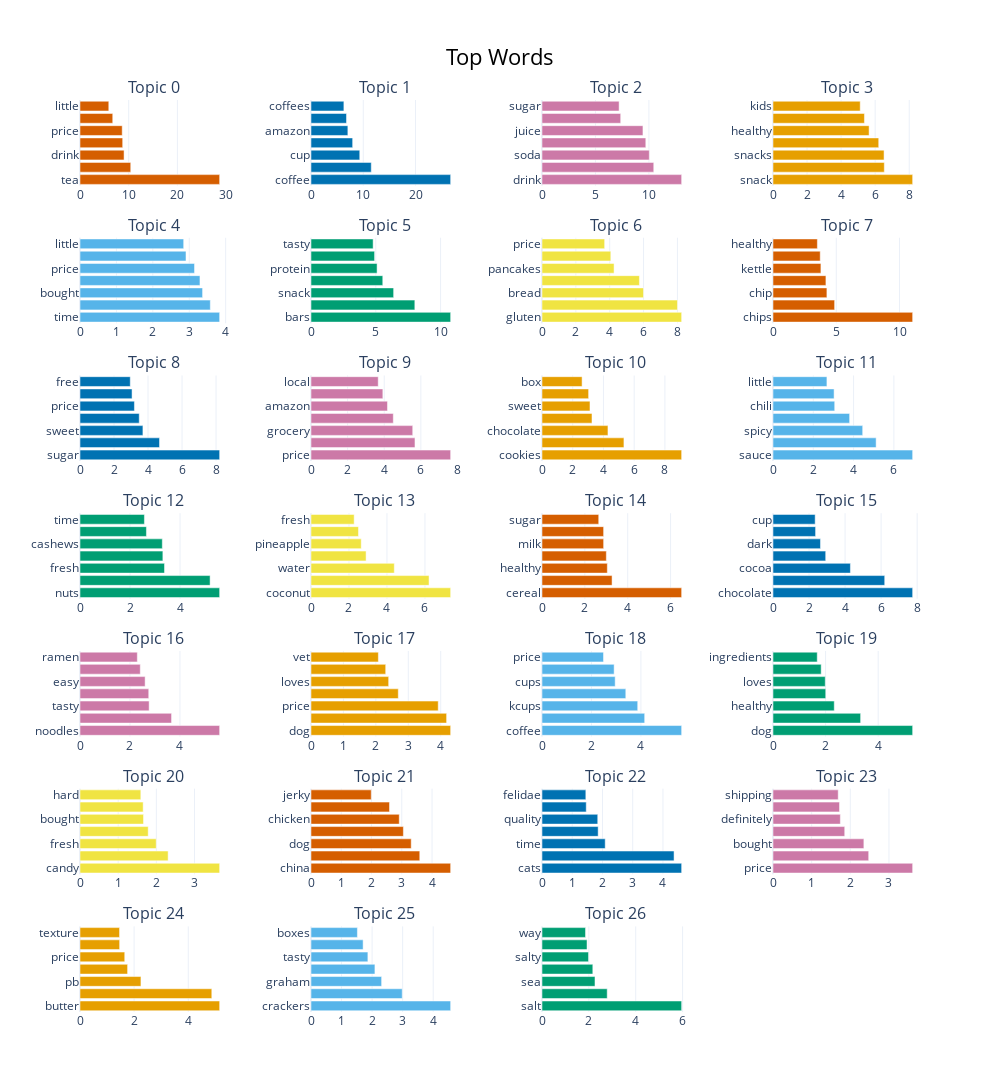

Here is the notebook cell this chart was saved with:
### Code cell
visualise_top_words(data, 27)
# BERTopic performs quite well compared to other models.
# This visualisation is produced using a function written by our team.

### Figure 1 — Plotly figure (JSON) as saved in the notebook; plotly's stock layout.template omitted (floating-point values rounded to 4 significant figures)
{"data": [{"marker": {"color": "#D55E00"}, "orientation": "h", "type": "bar", "x": [28.68, 10.42, 9.05, 8.765, 8.667, 6.723, 5.912], "xaxis": "x", "y": ["tea", "green", "drink", "teas", "price", "iced", "little"], "yaxis": "y"}, {"marker": {"color": "#0072B2"}, "orientation": "h", "type": "bar", "x": [26.73, 11.53, 9.331, 7.971, 7.054, 6.796, 6.295], "xaxis": "x2", "y": ["coffee", "price", "cup", "strong", "amazon", "flavored", "coffees"], "yaxis": "y2"}, {"marker": {"color": "#CC79A7"}, "orientation": "h", "type": "bar", "x": [13.06, 10.45, 10.04, 9.71, 9.443, 7.361, 7.213], "xaxis": "x3", "y": ["drink", "water", "soda", "orange", "juice", "energy", "sugar"], "yaxis": "y3"}, {"marker": {"color": "#E69F00"}, "orientation": "h", "type": "bar", "x": [8.201, 6.537, 6.522, 6.209, 5.644, 5.369, 5.122], "xaxis": "x4", "y": ["snack", "tasty", "snacks", "loves", "healthy", "fruit", "kids"], "yaxis": "y4"}, {"marker": {"color": "#56B4E9"}, "orientation": "h", "type": "bar", "x": [3.834, 3.578, 3.366, 3.294, 3.144, 2.91, 2.847], "xaxis": "x5", "y": ["time", "used", "bought", "easy", "price", "item", "little"], "yaxis": "y5"}, {"marker": {"color": "#009E73"}, "orientation": "h", "type": "bar", "x": [10.78, 8.013, 6.377, 5.538, 5.099, 4.907, 4.795], "xaxis": "x6", "y": ["bars", "bar", "snack", "calories", "protein", "sweet", "tasty"], "yaxis": "y6"}, {"marker": {"color": "#F0E442"}, "orientation": "h", "type": "bar", "x": [8.251, 8.004, 5.998, 5.756, 4.258, 4.065, 3.701], "xaxis": "x7", "y": ["gluten", "free", "bread", "mix", "pancakes", "flour", "price"], "yaxis": "y7"}, {"marker": {"color": "#D55E00"}, "orientation": "h", "type": "bar", "x": [11.04, 4.871, 4.261, 4.183, 3.788, 3.733, 3.508], "xaxis": "x8", "y": ["chips", "bag", "chip", "potato", "kettle", "salt", "healthy"], "yaxis": "y8"}, {"marker": {"color": "#0072B2"}, "orientation": "h", "type": "bar", "x": [8.211, 4.676, 3.7, 3.483, 3.2, 3.061, 2.956], "xaxis": "x9", "y": ["sugar", "stevia", "sweet", "coffee", "price", "aftertaste", "free"], "yaxis": "y9"}, {"marker": {"color": "#CC79A7"}, "orientation": "h", "type": "bar", "x": [7.628, 5.679, 5.556, 4.495, 4.178, 3.924, 3.672], "xaxis": "x10", "y": ["price", "store", "grocery", "pack", "amazon", "box", "local"], "yaxis": "y10"}, {"marker": {"color": "#E69F00"}, "orientation": "h", "type": "bar", "x": [9.09, 5.333, 4.293, 3.254, 3.124, 3.034, 2.61], "xaxis": "x11", "y": ["cookies", "cookie", "chocolate", "tasty", "sweet", "soft", "box"], "yaxis": "y11"}, {"marker": {"color": "#56B4E9"}, "orientation": "h", "type": "bar", "x": [6.932, 5.119, 4.452, 3.803, 3.063, 3.032, 2.677], "xaxis": "x12", "y": ["sauce", "hot", "spicy", "chicken", "chili", "tasty", "little"], "yaxis": "y12"}, {"marker": {"color": "#009E73"}, "orientation": "h", "type": "bar", "x": [5.584, 5.202, 3.379, 3.313, 3.291, 2.656, 2.576], "xaxis": "x13", "y": ["nuts", "almonds", "fresh", "snack", "cashews", "sweet", "time"], "yaxis": "y13"}, {"marker": {"color": "#F0E442"}, "orientation": "h", "type": "bar", "x": [7.352, 6.214, 4.385, 2.9, 2.644, 2.499, 2.272], "xaxis": "x14", "y": ["coconut", "oil", "water", "olive", "pineapple", "drink", "fresh"], "yaxis": "y14"}, {"marker": {"color": "#D55E00"}, "orientation": "h", "type": "bar", "x": [6.516, 3.27, 3.048, 3.002, 2.876, 2.876, 2.647], "xaxis": "x15", "y": ["cereal", "cereals", "healthy", "eating", "milk", "fiber", "sugar"], "yaxis": "y15"}, {"marker": {"color": "#0072B2"}, "orientation": "h", "type": "bar", "x": [7.751, 6.2, 4.296, 2.925, 2.635, 2.363, 2.341], "xaxis": "x16", "y": ["chocolate", "hot", "cocoa", "milk", "dark", "kids", "cup"], "yaxis": "y16"}, {"marker": {"color": "#CC79A7"}, "orientation": "h", "type": "bar", "x": [5.589, 3.664, 2.766, 2.751, 2.606, 2.412, 2.294], "xaxis": "x17", "y": ["noodles", "pasta", "tasty", "soup", "easy", "sauce", "ramen"], "yaxis": "y17"}, {"marker": {"color": "#E69F00"}, "orientation": "h", "type": "bar", "x": [4.306, 4.182, 3.923, 2.692, 2.395, 2.304, 2.077], "xaxis": "x18", "y": ["dog", "dogs", "price", "treats", "loves", "treat", "vet"], "yaxis": "y18"}, {"marker": {"color": "#56B4E9"}, "orientation": "h", "type": "bar", "x": [5.647, 4.152, 3.87, 3.388, 2.959, 2.917, 2.487], "xaxis": "x19", "y": ["coffee", "keurig", "kcups", "cup", "cups", "kcup", "price"], "yaxis": "y19"}, {"marker": {"color": "#009E73"}, "orientation": "h", "type": "bar", "x": [5.311, 3.332, 2.33, 2.005, 1.987, 1.832, 1.682], "xaxis": "x20", "y": ["dog", "dogs", "healthy", "quality", "loves", "small", "ingredients"], "yaxis": "y20"}, {"marker": {"color": "#F0E442"}, "orientation": "h", "type": "bar", "x": [3.658, 2.309, 1.997, 1.787, 1.664, 1.654, 1.593], "xaxis": "x21", "y": ["candy", "box", "fresh", "bags", "bought", "bag", "hard"], "yaxis": "y21"}, {"marker": {"color": "#D55E00"}, "orientation": "h", "type": "bar", "x": [4.615, 3.594, 3.312, 3.053, 2.916, 2.594, 1.991], "xaxis": "x22", "y": ["china", "treats", "dog", "dogs", "chicken", "products", "jerky"], "yaxis": "y22"}, {"marker": {"color": "#0072B2"}, "orientation": "h", "type": "bar", "x": [4.619, 4.368, 2.091, 1.858, 1.844, 1.463, 1.45], "xaxis": "x23", "y": ["cats", "cat", "time", "price", "quality", "diet", "felidae"], "yaxis": "y23"}, {"marker": {"color": "#CC79A7"}, "orientation": "h", "type": "bar", "x": [3.613, 2.476, 2.351, 1.856, 1.743, 1.721, 1.687], "xaxis": "x24", "y": ["price", "item", "bought", "gift", "definitely", "company", "shipping"], "yaxis": "y24"}, {"marker": {"color": "#E69F00"}, "orientation": "h", "type": "bar", "x": [5.16, 4.87, 2.252, 1.759, 1.653, 1.465, 1.461], "xaxis": "x25", "y": ["butter", "peanut", "pb", "almond", "price", "peanuts", "texture"], "yaxis": "y25"}, {"marker": {"color": "#56B4E9"}, "orientation": "h", "type": "bar", "x": [4.571, 2.986, 2.311, 2.092, 1.862, 1.706, 1.519], "xaxis": "x26", "y": ["crackers", "cracker", "graham", "healthy", "tasty", "snack", "boxes"], "yaxis": "y26"}, {"marker": {"color": "#009E73"}, "orientation": "h", "type": "bar", "x": [5.96, 2.783, 2.261, 2.168, 1.986, 1.922, 1.858], "xaxis": "x27", "y": ["salt", "sodium", "sea", "table", "salty", "price", "way"], "yaxis": "y27"}], "layout": {"annotations": [{"font": {"size": 16}, "showarrow": false, "text": "Topic 0", "x": 0.0875, "xanchor": "center", "xref": "paper", "y": 1, "yanchor": "bottom", "yref": "paper"}, {"font": {"size": 16}, "showarrow": false, "text": "Topic 1", "x": 0.3625, "xanchor": "center", "xref": "paper", "y": 1, "yanchor": "bottom", "yref": "paper"}, {"font": {"size": 16}, "showarrow": false, "text": "Topic 2", "x": 0.6375, "xanchor": "center", "xref": "paper", "y": 1, "yanchor": "bottom", "yref": "paper"}, {"font": {"size": 16}, "showarrow": false, "text": "Topic 3", "x": 0.9125, "xanchor": "center", "xref": "paper", "y": 1, "yanchor": "bottom", "yref": "paper"}, {"font": {"size": 16}, "showarrow": false, "text": "Topic 4", "x": 0.0875, "xanchor": "center", "xref": "paper", "y": 0.849, "yanchor": "bottom", "yref": "paper"}, {"font": {"size": 16}, "showarrow": false, "text": "Topic 5", "x": 0.3625, "xanchor": "center", "xref": "paper", "y": 0.849, "yanchor": "bottom", "yref": "paper"}, {"font": {"size": 16}, "showarrow": false, "text": "Topic 6", "x": 0.6375, "xanchor": "center", "xref": "paper", "y": 0.849, "yanchor": "bottom", "yref": "paper"}, {"font": {"size": 16}, "showarrow": false, "text": "Topic 7", "x": 0.9125, "xanchor": "center", "xref": "paper", "y": 0.849, "yanchor": "bottom", "yref": "paper"}, {"font": {"size": 16}, "showarrow": false, "text": "Topic 8", "x": 0.0875, "xanchor": "center", "xref": "paper", "y": 0.698, "yanchor": "bottom", "yref": "paper"}, {"font": {"size": 16}, "showarrow": false, "text": "Topic 9", "x": 0.3625, "xanchor": "center", "xref": "paper", "y": 0.698, "yanchor": "bottom", "yref": "paper"}, {"font": {"size": 16}, "showarrow": false, "text": "Topic 10", "x": 0.6375, "xanchor": "center", "xref": "paper", "y": 0.698, "yanchor": "bottom", "yref": "paper"}, {"font": {"size": 16}, "showarrow": false, "text": "Topic 11", "x": 0.9125, "xanchor": "center", "xref": "paper", "y": 0.698, "yanchor": "bottom", "yref": "paper"}, {"font": {"size": 16}, "showarrow": false, "text": "Topic 12", "x": 0.0875, "xanchor": "center", "xref": "paper", "y": 0.5469, "yanchor": "bottom", "yref": "paper"}, {"font": {"size": 16}, "showarrow": false, "text": "Topic 13", "x": 0.3625, "xanchor": "center", "xref": "paper", "y": 0.5469, "yanchor": "bottom", "yref": "paper"}, {"font": {"size": 16}, "showarrow": false, "text": "Topic 14", "x": 0.6375, "xanchor": "center", "xref": "paper", "y": 0.5469, "yanchor": "bottom", "yref": "paper"}, {"font": {"size": 16}, "showarrow": false, "text": "Topic 15", "x": 0.9125, "xanchor": "center", "xref": "paper", "y": 0.5469, "yanchor": "bottom", "yref": "paper"}, {"font": {"size": 16}, "showarrow": false, "text": "Topic 16", "x": 0.0875, "xanchor": "center", "xref": "paper", "y": 0.3959, "yanchor": "bottom", "yref": "paper"}, {"font": {"size": 16}, "showarrow": false, "text": "Topic 17", "x": 0.3625, "xanchor": "center", "xref": "paper", "y": 0.3959, "yanchor": "bottom", "yref": "paper"}, {"font": {"size": 16}, "showarrow": false, "text": "Topic 18", "x": 0.6375, "xanchor": "center", "xref": "paper", "y": 0.3959, "yanchor": "bottom", "yref": "paper"}, {"font": {"size": 16}, "showarrow": false, "text": "Topic 19", "x": 0.9125, "xanchor": "center", "xref": "paper", "y": 0.3959, "yanchor": "bottom", "yref": "paper"}, {"font": {"size": 16}, "showarrow": false, "text": "Topic 20", "x": 0.0875, "xanchor": "center", "xref": "paper", "y": 0.2449, "yanchor": "bottom", "yref": "paper"}, {"font": {"size": 16}, "showarrow": false, "text": "Topic 21", "x": 0.3625, "xanchor": "center", "xref": "paper", "y": 0.2449, "yanchor": "bottom", "yref": "paper"}, {"font": {"size": 16}, "showarrow": false, "text": "Topic 22", "x": 0.6375, "xanchor": "center", "xref": "paper", "y": 0.2449, "yanchor": "bottom", "yref": "paper"}, {"font": {"size": 16}, "showarrow": false, "text": "Topic 23", "x": 0.9125, "xanchor": "center", "xref": "paper", "y": 0.2449, "yanchor": "bottom", "yref": "paper"}, {"font": {"size": 16}, "showarrow": false, "text": "Topic 24", "x": 0.0875, "xanchor": "center", "xref": "paper", "y": 0.09388, "yanchor": "bottom", "yref": "paper"}, {"font": {"size": 16}, "showarrow": false, "text": "Topic 25", "x": 0.3625, "xanchor": "center", "xref": "paper", "y": 0.09388, "yanchor": "bottom", "yref": "paper"}, {"font": {"size": 16}, "showarrow": false, "text": "Topic 26", "x": 0.6375, "xanchor": "center", "xref": "paper", "y": 0.09388, "yanchor": "bottom", "yref": "paper"}], "height": 1750, "hoverlabel": {"bgcolor": "white", "font": {"family": "Rockwell", "size": 16}}, "showlegend": false, "title": {"font": {"color": "Black", "size": 22}, "text": "Top Words", "x": 0.5, "xanchor": "center", "yanchor": "top"}, "width": 1000, "xaxis": {"anchor": "y", "domain": [0, 0.175]}, "xaxis10": {"anchor": "y10", "domain": [0.275, 0.45]}, "xaxis11": {"anchor": "y11", "domain": [0.55, 0.725]}, "xaxis12": {"anchor": "y12", "domain": [0.825, 1]}, "xaxis13": {"anchor": "y13", "domain": [0, 0.175]}, "xaxis14": {"anchor": "y14", "domain": [0.275, 0.45]}, "xaxis15": {"anchor": "y15", "domain": [0.55, 0.725]}, "xaxis16": {"anchor": "y16", "domain": [0.825, 1]}, "xaxis17": {"anchor": "y17", "domain": [0, 0.175]}, "xaxis18": {"anchor": "y18", "domain": [0.275, 0.45]}, "xaxis19": {"anchor": "y19", "domain": [0.55, 0.725]}, "xaxis2": {"anchor": "y2", "domain": [0.275, 0.45]}, "xaxis20": {"anchor": "y20", "domain": [0.825, 1]}, "xaxis21": {"anchor": "y21", "domain": [0, 0.175]}, "xaxis22": {"anchor": "y22", "domain": [0.275, 0.45]}, "xaxis23": {"anchor": "y23", "domain": [0.55, 0.725]}, "xaxis24": {"anchor": "y24", "domain": [0.825, 1]}, "xaxis25": {"anchor": "y25", "domain": [0, 0.175]}, "xaxis26": {"anchor": "y26", "domain": [0.275, 0.45]}, "xaxis27": {"anchor": "y27", "domain": [0.55, 0.725]}, "xaxis28": {"anchor": "y28", "domain": [0.825, 1]}, "xaxis3": {"anchor": "y3", "domain": [0.55, 0.725]}, "xaxis4": {"anchor": "y4", "domain": [0.825, 1]}, "xaxis5": {"anchor": "y5", "domain": [0, 0.175]}, "xaxis6": {"anchor": "y6", "domain": [0.275, 0.45]}, "xaxis7": {"anchor": "y7", "domain": [0.55, 0.725]}, "xaxis8": {"anchor": "y8", "domain": [0.825, 1]}, "xaxis9": {"anchor": "y9", "domain": [0, 0.175]}, "yaxis": {"anchor": "x", "domain": [0.9061, 1]}, "yaxis10": {"anchor": "x10", "domain": [0.6041, 0.698]}, "yaxis11": {"anchor": "x11", "domain": [0.6041, 0.698]}, "yaxis12": {"anchor": "x12", "domain": [0.6041, 0.698]}, "yaxis13": {"anchor": "x13", "domain": [0.4531, 0.5469]}, "yaxis14": {"anchor": "x14", "domain": [0.4531, 0.5469]}, "yaxis15": {"anchor": "x15", "domain": [0.4531, 0.5469]}, "yaxis16": {"anchor": "x16", "domain": [0.4531, 0.5469]}, "yaxis17": {"anchor": "x17", "domain": [0.302, 0.3959]}, "yaxis18": {"anchor": "x18", "domain": [0.302, 0.3959]}, "yaxis19": {"anchor": "x19", "domain": [0.302, 0.3959]}, "yaxis2": {"anchor": "x2", "domain": [0.9061, 1]}, "yaxis20": {"anchor": "x20", "domain": [0.302, 0.3959]}, "yaxis21": {"anchor": "x21", "domain": [0.151, 0.2449]}, "yaxis22": {"anchor": "x22", "domain": [0.151, 0.2449]}, "yaxis23": {"anchor": "x23", "domain": [0.151, 0.2449]}, "yaxis24": {"anchor": "x24", "domain": [0.151, 0.2449]}, "yaxis25": {"anchor": "x25", "domain": [0, 0.09388]}, "yaxis26": {"anchor": "x26", "domain": [0, 0.09388]}, "yaxis27": {"anchor": "x27", "domain": [0, 0.09388]}, "yaxis28": {"anchor": "x28", "domain": [0, 0.09388]}, "yaxis3": {"anchor": "x3", "domain": [0.9061, 1]}, "yaxis4": {"anchor": "x4", "domain": [0.9061, 1]}, "yaxis5": {"anchor": "x5", "domain": [0.7551, 0.849]}, "yaxis6": {"anchor": "x6", "domain": [0.7551, 0.849]}, "yaxis7": {"anchor": "x7", "domain": [0.7551, 0.849]}, "yaxis8": {"anchor": "x8", "domain": [0.7551, 0.849]}, "yaxis9": {"anchor": "x9", "domain": [0.6041, 0.698]}}}
